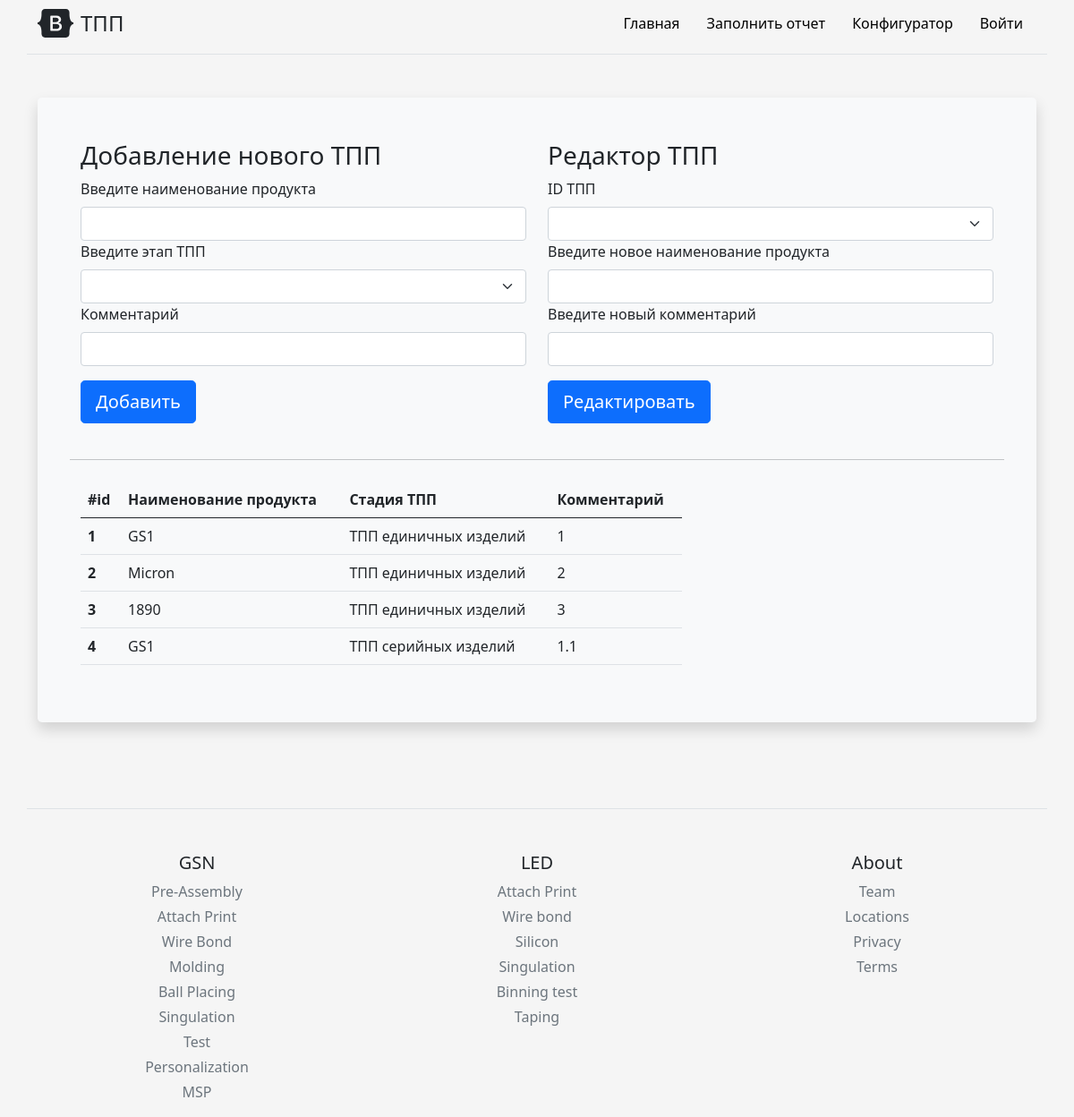
/config_page, run on an earlier commit of the app's database.
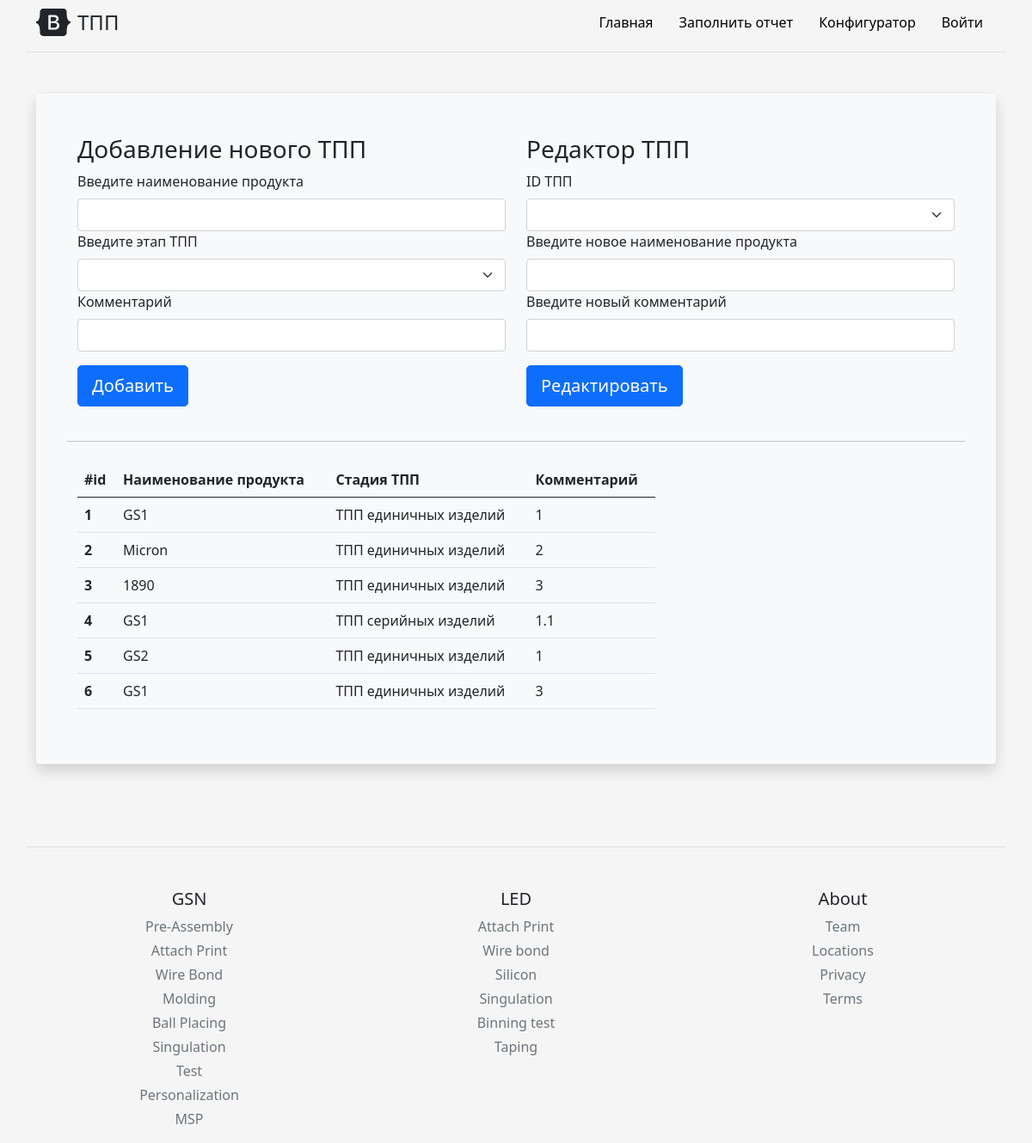
And on a later commit of the database.
### models.py (models this page shows, shortened)
class Tpp_config(db.Model):
    id = db.Column(db.Integer, primary_key=True)
    prod_name = db.Column(db.Text, nullable=False)
    tpp_stage = db.Column(db.Text, nullable=False)
    comment = db.Column(db.Text, nullable=False)

### routes.py (the view)
@app_routes.route('/config_page', methods=["POST", "GET"])
def config_page():
    from main import db
    from models import Tpp_config
    tpp_config = db.session.query(Tpp_config).all()
    if request.method == "POST":
        prod_name = request.form['master_add_product']
        tpp_stage = request.form['master_add_tpp_stage']
        comment = request.form['master_comment']
        config_product = Tpp_config(
            prod_name=prod_name,
            tpp_stage=tpp_stage,
            comment=comment
        )
        try:
            db.session.add(config_product)
            db.session.commit()
            return redirect('/config_page')
        except:
            return "При добавление произошла ошибка"
    else:
        return render_template('config_page.html', tpp_config=tpp_config)

### templates/config_page.html (shortened to what this page needs)
{% extends 'base.html' %}
{% block body %}
<div class="container py-4">
    <div class="p-5 mb-4 bg-light rounded-3 shadow">
        <div class="row align-items-md-stretch">
            <form class="col-md-6" method="post">
                <h3>Добавление нового ТПП</h3>
                <div class="col-sm-12">
                    <label for="master_add_product" class="form-label">Введите наименование продукта</label>
                    <input type="text" class="form-control" name="master_add_product" id="master_add_product">
                </div>
                <div class="col-sm-12">
                    <label for="master_add_tpp_stage" class="form-label">Введите этап ТПП</label>
                    <select class="form-select" name="master_add_tpp_stage" id="master_add_tpp_stage" required>
                        <option></option>
                        <option>ТПП единичных изделий</option>
                    </select>
                </div>
                <div class="col-sm-12">
                    <label for="master_comment" class="form-label">Комментарий</label>
                    <input type="text" class="form-control" name="master_comment" id="master_comment">
                    <div class="py-3">
                        <button class="btn btn-lg btn-primary btn-block" type="submit"> Добавить </button>
                    </div>
                </div>
            </form>
            <form class="col-md-6" method="post">
                <h3>Редактор ТПП</h3>
                <div class="col-sm-12">
                    <label for="change_id" class="form-label">ID ТПП</label>
                    <select class="form-select" name="change_id" id="change_id" required>
                        <option></option>
                        {% for item in tpp_config %}
                        <option>{{item.id}}</option>
                        {% endfor %}
                    </select>
                </div>
                <div class="col-sm-12">
                    <label for="change_product" class="form-label">Введите новое наименование продукта</label>
                    <input type="text" class="form-control" name="change_product" id="change_product">
                </div>
                <div class="col-sm-12">
                    <label for="change_comment" class="form-label">Введите новый комментарий</label>
                    <input type="text" class="form-control" name="change_comment" id="change_comment">
                    <div class="py-3">
                        <button class="btn btn-lg btn-primary btn-block" type="submit"> Редактировать </button>
                    </div>
                </div>
            </form>
            <hr class="my-4">
            <div class="col-md-8">
                <table class="table table-hover">
                    <thead>
                        <tr>
                        <th scope="col">#id</th>
                        <th scope="col">Наименование продукта</th>
                        <th scope="col">Стадия ТПП</th>
                        <th scope="col">Комментарий</th>
                        </tr>
                    </thead>
                    <tbody>
                        {% for item in tpp_config %}
                        <tr>
                        <th scope="row">{{item.id}}</th>
                        <td>{{item.prod_name}}</td>
                        <td>{{item.tpp_stage}}</td>
                        <td>{{item.comment}}</td>
                        </tr>
                        {% endfor %}
                    </tbody>
                </table>
            </div>
         </div>
    </div>
</div>
{% endblock %}

### templates/base.html (shortened to what this page needs)
<!DOCTYPE html>
<html lang="en">
  <head>
    <link rel="stylesheet" href="https://cdn.jsdelivr.net/npm/bootstrap@5.1.0/dist/css/bootstrap.min.css">
    <link rel="stylesheet" href="{{ url_for('static', filename='css/main.css') }}">
  </head>
<body>
  <div class="py-2 container d-flex flex-column flex-md-row align-items-center pb-3 mb-4 border-bottom">
      <a href="/" class="d-flex align-items-center text-dark text-decoration-none">
        <span class="fs-4">ТПП</span>
      </a>
      <nav class="d-inline-flex mt-2 mt-md-0 ms-md-auto">
        <a class="nav__link" href="/">Главная</a>
        <a class="nav__link" href="/form">Заполнить отчет</a>
        <a class="nav__link" href="/config_page">Конфигуратор</a>
        <a class="nav__link" href="/login">Войти</a>
      </nav>
    </div>
{% block body %}{% endblock %}
</body>
<footer class="container pt-4 my-md-5 pt-md-5 border-top">
    <div class="text-center row">
      <div class="col-6 col-md">
        <h5>GSN</h5>
        <ul class="list-unstyled text-small">
          <li class="mb-1"><a class="link-secondary text-decoration-none" href="/pa">Pre-Assembly</a></li>
          <li class="mb-1"><a class="link-secondary text-decoration-none" href="/ap">Attach Print</a></li>
          <li class="mb-1"><a class="link-secondary text-decoration-none" href="/wb">Wire Bond</a></li>
          <li class="mb-1"><a class="link-secondary text-decoration-none" href="/md">Molding</a></li>
          <li class="mb-1"><a class="link-secondary text-decoration-none" href="/bp">Ball Placing</a></li>
          <li class="mb-1"><a class="link-secondary text-decoration-none" href="/sing">Singulation</a></li>
          <li class="mb-1"><a class="link-secondary text-decoration-none" href="/test">Test</a></li>
          <li class="mb-1"><a class="link-secondary text-decoration-none" href="/pers">Personalization</a></li>
          <li class="mb-1"><a class="link-secondary text-decoration-none" href="/msp">MSP</a></li>
        </ul>
      </div>
      <div class="col-6 col-md">
        <h5>LED</h5>
        <ul class="list-unstyled text-small">
          <li class="mb-1"><a class="link-secondary text-decoration-none" href="#">Attach Print </a></li>
          <li class="mb-1"><a class="link-secondary text-decoration-none" href="#">Wire bond</a></li>
          <li class="mb-1"><a class="link-secondary text-decoration-none" href="#">Silicon</a></li>
          <li class="mb-1"><a class="link-secondary text-decoration-none" href="#">Singulation</a></li>
          <li class="mb-1"><a class="link-secondary text-decoration-none" href="#">Binning test</a></li>
          <li class="mb-1"><a class="link-secondary text-decoration-none" href="#">Taping</a></li>
        </ul>
      </div>
      <div class="col-6 col-md">
        <h5>About</h5>
        <ul class="list-unstyled text-small">
          <li class="mb-1"><a class="link-secondary text-decoration-none" href="#">Team</a></li>
          <li class="mb-1"><a class="link-secondary text-decoration-none" href="#">Locations</a></li>
          <li class="mb-1"><a class="link-secondary text-decoration-none" href="#">Privacy</a></li>
          <li class="mb-1"><a class="link-secondary text-decoration-none" href="#">Terms</a></li>
        </ul>
      </div>
    </div>
</footer>
</html>

### static/css/main.css (style rules this page uses)
html, body { height: 100%; background-color: #f5f5f5; }
.shadow { background: #ffcc00; box-shadow: 0 0 10px rgba(0,0,0,0.5); padding: 10px; }
.table { border-collapse: collapse; width: 100%; }
th, td { text-align: left; padding: 8px; }
.nav__link { display: inline-block; vertical-align: top; margin: 0 15px; position: relative; color: rgb(0, 0, 0); text-decoration: none; transition: color .1s linear; }
.nav__link:after { content: ""; display: block; width: 100%; height: 3px; opacity: 0; background-color: #656872; position: absolute; top: 100%; left: 0; z-index: 1; transition: opacity .1s linear; }

What changed in the data, as far as the page shows it:
added Tpp_config: id "5", prod_name "GS2", tpp_stage "ТПП единичных изделий", comment "1"
added Tpp_config: id "6", prod_name "GS1", tpp_stage "ТПП единичных изделий", comment "3"
